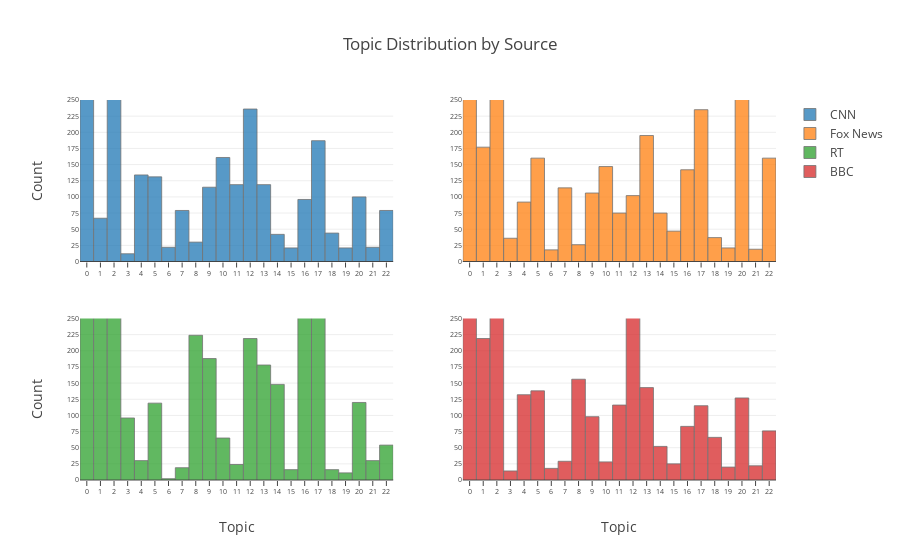

The notebook cell saved with this chart:
### Code cell
x = np.random.randn(500)
trace1 = go.Histogram(x=topic_modeling_df_dropped[cnn_filter]['Dominant_Topic'], opacity=0.75, name='CNN',
                      marker=dict(
                          line=dict(width=.8)))
trace2 = go.Histogram(x=topic_modeling_df_dropped[fox_filter]['Dominant_Topic'], opacity=0.75, name='Fox News',
                      marker=dict(
                          line=dict(width=.8)))
trace3 = go.Histogram(x=topic_modeling_df_dropped[rt_filter]['Dominant_Topic'], opacity=0.75, name='RT',
                      marker=dict(
                          line=dict(width=.8)))
trace4 = go.Histogram(x=topic_modeling_df_dropped[bbc_filter]['Dominant_Topic'], opacity=0.75, name='BBC',
                      marker=dict(
                          line=dict(width=.8)))

data = [trace1, trace2, trace3, trace4]
layout = go.Layout(
    xaxis=dict(
        tickmode='linear',
        ticks='outside',
        tick0=0,
        dtick=1
    ),
    title=go.layout.Title(
        text='Topic Distributions by Source',
        xref='paper',
        y=.88,
        font=dict(size=20)
    )
)

fig2 = tools.make_subplots(rows=2, cols=2)
fig2.append_trace(trace1, 1, 1)
fig2.append_trace(trace2, 1, 2)
fig2.append_trace(trace3, 2, 1)
fig2.append_trace(trace4, 2, 2)
fig2['layout'].update(title='Topic Distribution by Source',
                     xaxis1=dict(
                        tickmode='linear',
                        ticks='outside',
                        tick0=0,
                        dtick=1,
                         tickfont=dict(
            size=7
        )
                     ), 
                    yaxis1=dict(range=[0, 250], title='Count', 
                  dtick=25, tickfont=dict(
            size=7)),
         xaxis2=dict(
        tickmode='linear',
        ticks='outside',
        tick0=0,
        dtick=1,
                         tickfont=dict(
            size=7
        )
    ),yaxis2=dict(range=[0, 250], 
                  dtick=25, tickfont=dict(
            size=7)),
         xaxis3=dict(
        tickmode='linear',
        ticks='outside',
        tick0=0,
        dtick=1,title='Topic',
                         tickfont=dict(
            size=7
        )
    ),yaxis3=dict(range=[0, 250], title='Count', 
                  dtick=25, tickfont=dict(
            size=7)),
                     xaxis4=dict(
        tickmode='linear',
        ticks='outside',
        tick0=0,
        dtick=1,
         title='Topic',
                         tickfont=dict(
            size=7
        )
    ),yaxis4=dict(range=[0, 250], 
                  dtick=25, tickfont=dict(
            size=7)))

plotly.offline.iplot(fig2, filename='basic histogram')

### Figure 1 — Plotly figure (JSON) as saved in the notebook; plotly's stock layout.template omitted (floating-point values rounded to 4 significant figures; data arrays with more than 128 entries replaced by an {"elided": "..."} marker saying what was removed)
{"data": [{"marker": {"line": {"width": 0.8}}, "name": "CNN", "opacity": 0.75, "type": "histogram", "uid": "e5dfb977-a1c0-40ed-bf67-b02806d8bee1", "x": {"elided": "3897 int values"}, "xaxis": "x", "yaxis": "y"}, {"marker": {"line": {"width": 0.8}}, "name": "Fox News", "opacity": 0.75, "type": "histogram", "uid": "1f168954-9fc5-446a-bba5-94a117800deb", "x": {"elided": "4202 int values"}, "xaxis": "x2", "yaxis": "y2"}, {"marker": {"line": {"width": 0.8}}, "name": "RT", "opacity": 0.75, "type": "histogram", "uid": "abf8cfb3-481c-476f-a830-8eeb4a02354c", "x": {"elided": "3766 int values"}, "xaxis": "x3", "yaxis": "y3"}, {"marker": {"line": {"width": 0.8}}, "name": "BBC", "opacity": 0.75, "type": "histogram", "uid": "2237b7f9-0f2c-40f4-81d4-4c6d676f7adb", "x": {"elided": "3635 int values"}, "xaxis": "x4", "yaxis": "y4"}], "layout": {"title": {"text": "Topic Distribution by Source"}, "xaxis": {"anchor": "y", "domain": [0, 0.45], "dtick": 1, "tick0": 0, "tickfont": {"size": 7}, "tickmode": "linear", "ticks": "outside"}, "xaxis2": {"anchor": "y2", "domain": [0.55, 1], "dtick": 1, "tick0": 0, "tickfont": {"size": 7}, "tickmode": "linear", "ticks": "outside"}, "xaxis3": {"anchor": "y3", "domain": [0, 0.45], "dtick": 1, "tick0": 0, "tickfont": {"size": 7}, "tickmode": "linear", "ticks": "outside", "title": {"text": "Topic"}}, "xaxis4": {"anchor": "y4", "domain": [0.55, 1], "dtick": 1, "tick0": 0, "tickfont": {"size": 7}, "tickmode": "linear", "ticks": "outside", "title": {"text": "Topic"}}, "yaxis": {"anchor": "x", "domain": [0.575, 1], "dtick": 25, "range": [0, 250], "tickfont": {"size": 7}, "title": {"text": "Count"}}, "yaxis2": {"anchor": "x2", "domain": [0.575, 1], "dtick": 25, "range": [0, 250], "tickfont": {"size": 7}}, "yaxis3": {"anchor": "x3", "domain": [0, 0.425], "dtick": 25, "range": [0, 250], "tickfont": {"size": 7}, "title": {"text": "Count"}}, "yaxis4": {"anchor": "x4", "domain": [0, 0.425], "dtick": 25, "range": [0, 250], "tickfont": {"size": 7}}}}
